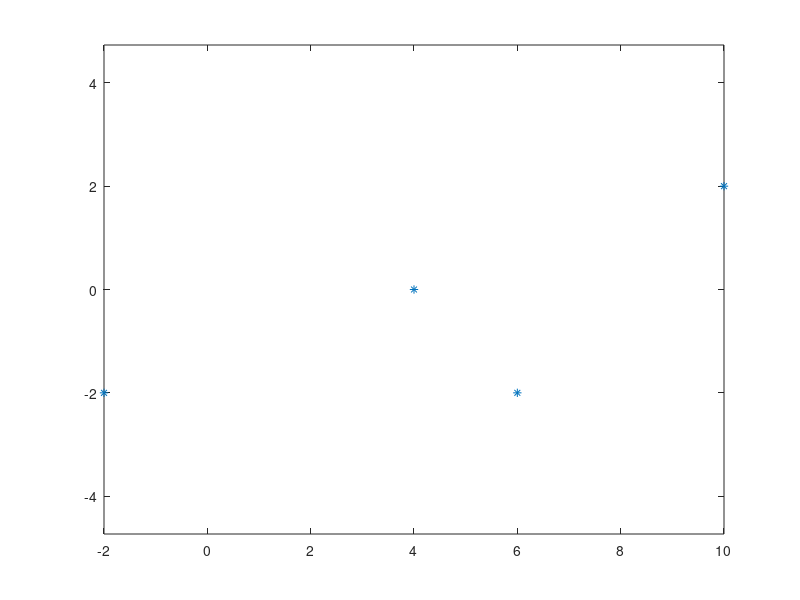

MATLAB code to generate this figure: (Note: this script raises an error after producing the figure.)
%Let us define the points P1 = (−2, −2), P2 = (4, 0), P3 = (6, −2), P4 = (10, 2). Draw the
%Hermite arc that goes through these points at the parameter values (t0, t1, t2, t3) −1, 0, 2, 3
%respectively. Draw the tangent vector of the curve when t = 2.
px = [-2, 4, 6, 10];
py = [-2, 0, -2, 2];
plot(px,py,'*');
axis equal;
hold on;
syms b3 b2 b1 b0 a3 a2 a1 a0 t
t0 = -1;t1 = 0; t2 = 1; t3 = 2;
x(t) = a3*t^3 + a2*t^2 + a1*t + a0;
y(t) = b3*t^3 + b2*t^2 + b1*t + b0;
xd(t) = diff(x(t),t);
yd(t) = diff(y(t),t);
ex = [
    x(t0) == px(1),...
    x(t1) == px(2),...
    x(t2) == px(3),...
    x(t3) == px(4)
    ];
ey = [
    y(t0) == py(1),...
    y(t1) == py(2),...
    y(t2) == py(3),...
    y(t3) == py(4)
    ];
mx = solve(ex,[a3 a2 a1 a0]);
my = solve(ey,[b3 b2 b1 b0]);
cx(t) = mx.a3*t^3 + mx.a2*t^2 + mx.a1*t + mx.a0;
cy(t) = my.b3*t^3 + my.b2*t^2 + my.b1*t + my.b0;
fplot(cx(t),cy(t),[t0 t3])
cx1(t) = diff(cx(t),t);
cy1(t) = diff(cy(t),t);
quiver(px(3),py(3),cx1(t2),cy1(t2));